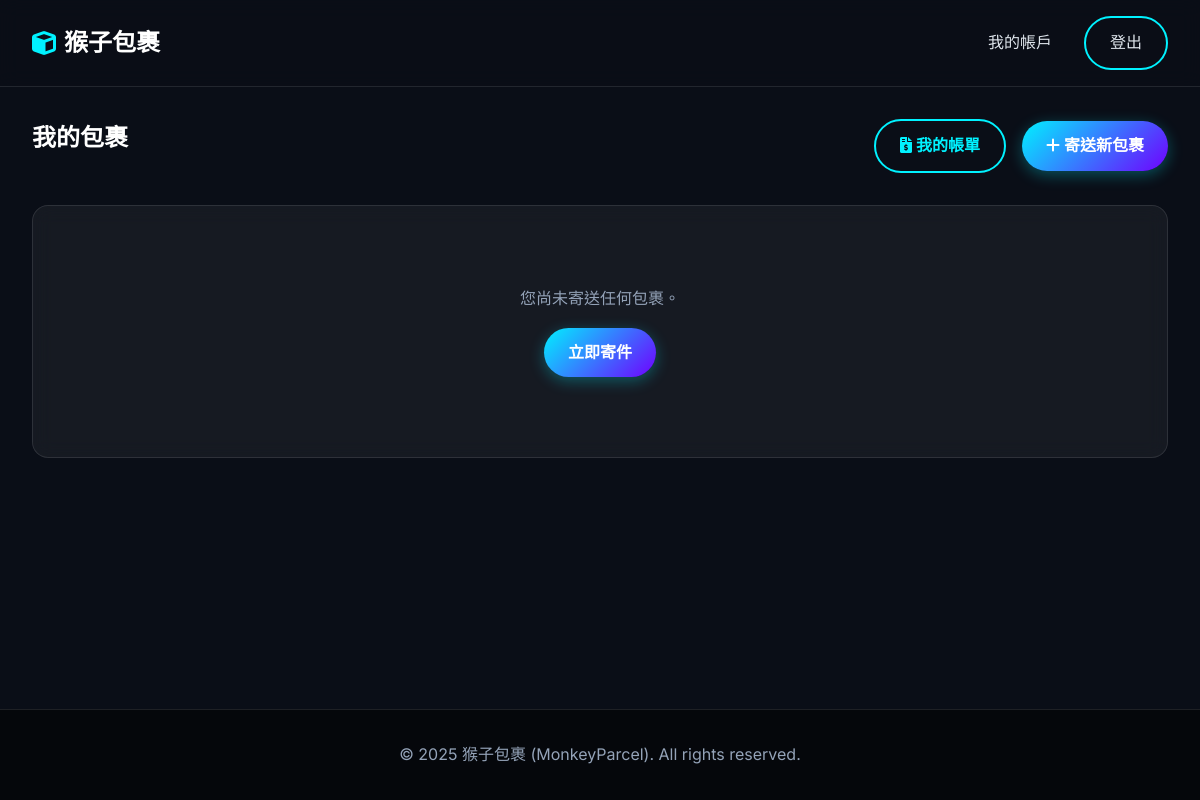
Before: /dashboard (signed in) with the older database file.
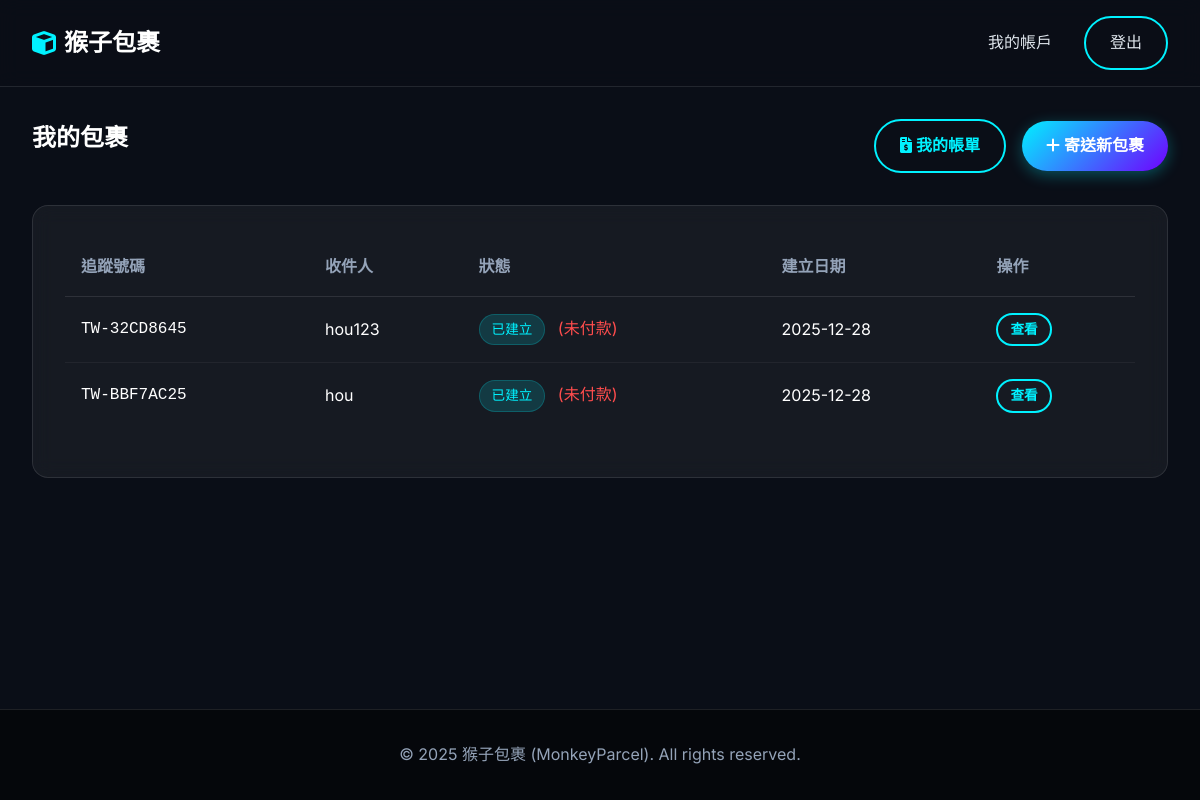
After: the same page with the newer database file.
### app/models.py (models this page shows, shortened)
class Package(Base):
    __tablename__ = 'packages'
    id: Mapped[int] = mapped_column(primary_key=True)
    tracking_number: Mapped[str] = mapped_column(String(20), unique=True, nullable=False) # 物流單號
    sender_id: Mapped[int] = mapped_column(ForeignKey('customers.id'), nullable=False)
    recipient_name: Mapped[str] = mapped_column(String(100), nullable=False)
    recipient_address: Mapped[str] = mapped_column(String(200), nullable=False)
    recipient_phone: Mapped[str] = mapped_column(String(20), nullable=False)
    weight: Mapped[float] = mapped_column(Float, nullable=False) # 重量 (kg)
    width: Mapped[float] = mapped_column(Float, nullable=False)  # 寬 (cm)
    height: Mapped[float] = mapped_column(Float, nullable=False) # 高 (cm)
    length: Mapped[float] = mapped_column(Float, nullable=False) # 長 (cm)
    declared_value: Mapped[float] = mapped_column(Float, default=0.0) # 報值金額 (保險用)
    content_description: Mapped[str] = mapped_column(String(255), nullable=True) # 內容物描述
    package_type: Mapped[PackageType] = mapped_column(Enum(PackageType), default=PackageType.SMALL_BOX)
    delivery_speed: Mapped[DeliverySpeed] = mapped_column(Enum(DeliverySpeed), default=DeliverySpeed.STANDARD)
    status: Mapped[PackageStatus] = mapped_column(Enum(PackageStatus), default=PackageStatus.CREATED)
    is_hazardous: Mapped[bool] = mapped_column(Boolean, default=False)   # 易燃物/危險品
    is_fragile: Mapped[bool] = mapped_column(Boolean, default=False)     # 易碎品
    is_international: Mapped[bool] = mapped_column(Boolean, default=False) # 國際件
    created_at: Mapped[datetime] = mapped_column(DateTime, default=datetime.now) # 寄件時間
    estimated_delivery: Mapped[datetime] = mapped_column(DateTime, nullable=True) # 預計抵達時間
    shipping_cost: Mapped[float] = mapped_column(Float, default=0.0) # 運費金額
    sender: Mapped["Customer"] = relationship("Customer", back_populates="packages", foreign_keys=[sender_id])
    tracking_events: Mapped[List["TrackingEvent"]] = relationship("TrackingEvent", back_populates="package", cascade="all, delete-orphan")
    assigned_driver_id: Mapped[Optional[int]] = mapped_column(ForeignKey('users.id'), nullable=True)
    assigned_driver: Mapped[Optional["User"]] = relationship("User", foreign_keys=[assigned_driver_id])
    @property
    def status_label(self):
        return PACKAGE_STATUS_LABELS.get(self.status, self.status.value)

class Bill(Base):
    __tablename__ = 'bills'
    id: Mapped[int] = mapped_column(primary_key=True)
    customer_id: Mapped[int] = mapped_column(ForeignKey('customers.id'), nullable=False)
    package_id: Mapped[int] = mapped_column(ForeignKey('packages.id'), nullable=False, unique=True) # 每個包裹對應一個帳單
    amount: Mapped[float] = mapped_column(Float, nullable=False) # 總計金額
    is_paid: Mapped[bool] = mapped_column(Boolean, default=False) # 是否已付款
    created_at: Mapped[datetime] = mapped_column(DateTime, default=datetime.now)
    paid_at: Mapped[Optional[datetime]] = mapped_column(DateTime, nullable=True) # 付款日期
    customer: Mapped["Customer"] = relationship("Customer", back_populates="bills")
    package: Mapped["Package"] = relationship("Package", backref=backref("bill", uselist=False))
    payment_method: Mapped[Optional[PaymentMethod]] = mapped_column(Enum(PaymentMethod), nullable=True)

### app/routes.py (the view, shortened to what this page needs)
@main.route('/dashboard')
@login_required
def dashboard():
    user_id = session['user_id']
    role = session['user_role']
    if role == 'customer':
        packages = services.get_user_packages(user_id)
        return render_template('dashboard_customer.html', packages=packages)
    elif role == 'admin':
        return render_template('dashboard_admin.html')
    return "Unknown Role"

### app/routes.py (called while the page is built)
def login_required(f):
    @wraps(f)
    def decorated_function(*args, **kwargs):
        if 'user_id' not in session:
            return redirect(url_for('main.login'))
        return f(*args, **kwargs)
    return decorated_function

### app/services.py (called while the page is built)
def get_user_packages(user_id):
    return db.session.execute(
        db.select(models.Package).filter_by(sender_id=user_id).order_by(models.Package.created_at.desc())
    ).scalars().all()

### app/templates/dashboard_customer.html (shortened to what this page needs)
{% extends "base.html" %}
{% block content %}
<div class="container">
    <div
        style="display: flex; justify-content: space-between; align-items: center; margin-bottom: 2rem; flex-wrap: wrap; gap: 1rem;">
        <h2>我的包裹</h2>
        <div style="display: flex; gap: 1rem; align-items: center; flex-wrap: wrap;">
            <a href="{{ url_for('main.my_bills') }}" class="btn btn-outline">
                <i class="fas fa-file-invoice-dollar"></i> 我的帳單
            </a>
            <a href="{{ url_for('main.create_package') }}" class="btn btn-primary">
                <i class="fas fa-plus"></i> 寄送新包裹
            </a>
        </div>
    </div>
    <div class="card">
        {% if packages %}
        <table class="table">
            <thead>
                <tr>
                    <th>追蹤號碼</th>
                    <th>收件人</th>
                    <th>狀態</th>
                    <th>建立日期</th>
                    <th>操作</th>
                </tr>
            </thead>
            <tbody>
                {% for pkg in packages %}
                <tr>
                    <td style="font-family: 'Roboto Mono', monospace;">{{ pkg.tracking_number }}</td>
                    <td>{{ pkg.recipient_name }}</td>
                    <td>
                        <span class="badge badge-info">
                            {{ pkg.status_label }}
                        </span>
                        {% if pkg.status.name == 'CREATED' and pkg.bill %}
                        <span class="{{ 'text-success' if pkg.bill.is_paid else 'text-error' }}"
                            style="margin-left: 0.5rem;">
                            ({{ '已付款' if pkg.bill.is_paid else '未付款' }})
                        </span>
                        {% endif %}
                    </td>
                    <td>{{ pkg.created_at.strftime('%Y-%m-%d') }}</td>
                    <td>
                        <a href="{{ url_for('main.tracking_result', tracking_number=pkg.tracking_number) }}"
                            class="btn btn-outline" style="padding: 0.25rem 0.75rem; font-size: 0.85rem;">查看</a>
                    </td>
                </tr>
                {% endfor %}
            </tbody>
        </table>
        {% else %}
        <div style="text-align: center; padding: 3rem;">
            <p style="color: var(--text-muted); margin-bottom: 1rem;">您尚未寄送任何包裹。</p>
            <a href="{{ url_for('main.create_package') }}" class="btn btn-primary">立即寄件</a>
        </div>
        {% endif %}
    </div>
</div>
{% endblock %}

Changed rows visible on the page:
added Package: tracking_number "TW-32CD8645", recipient_name "hou123", status_label "已建立", created_at "2025-12-28"
added Bill: is_paid "未付款"
added Package: tracking_number "TW-BBF7AC25", recipient_name "hou", status_label "已建立", created_at "2025-12-28"
added Bill: is_paid "未付款"
Other visible differences:
text no longer shown: "您尚未寄送任何包裹。 立即寄件"
text now shown: "追蹤號碼 收件人 狀態 建立日期 操作"
